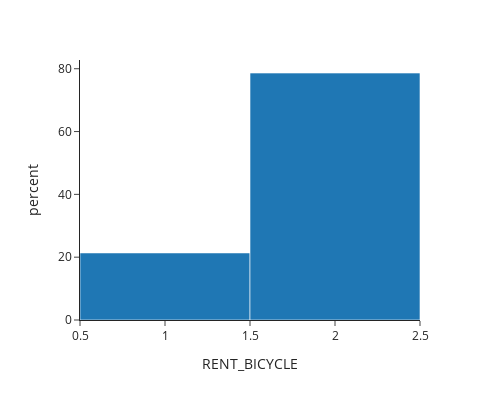

Notebook cell for this chart:
### Markdown cell above
If the egress distance is between 1 to 3 km, then 80.5% are willing to use the bicycle for egress only.

### Code cell
df2=df.loc[(df['EGRESS_DIS_BIN'] ==2)]
df2=df2.loc[(df2['RENT_BICYCLE']==1) | (df2['RENT_BICYCLE']==2)]
print(df2.shape)
px.histogram(data_frame=df2,x='RENT_BICYCLE',histnorm='percent',width=500, height=400, template="simple_white",category_orders={"RENT_BICYCLE":["Access only","Egress only"]})

### Figure 1 — Plotly figure (JSON) as saved in the notebook; plotly's stock layout.template omitted (floating-point values rounded to 4 significant figures)
{"data": [{"alignmentgroup": "True", "bingroup": "x", "histnorm": "percent", "hovertemplate": "RENT_BICYCLE=%{x}<br>percent=%{y}<extra></extra>", "legendgroup": "", "marker": {"color": "#1F77B4", "pattern": {"shape": ""}}, "name": "", "offsetgroup": "", "orientation": "v", "showlegend": false, "type": "histogram", "x": [2, 1, 2, 2, 2, 2, 2, 2, 2, 2, 2, 2, 1, 2, 1, 2, 2, 2, 1, 2, 2, 2, 2, 1, 2, 2, 2, 2, 2, 1, 2, 1, 2, 2, 2, 2, 2, 2, 1, 2, 2, 1, 2, 2, 1, 1, 2, 2, 2, 2, 2, 1, 1, 1, 2, 2, 1, 1, 1, 2, 2, 2, 2, 2, 1, 2, 2, 2, 2, 2, 2, 2, 2, 2, 2, 2, 2, 2, 2, 1, 2, 2, 2, 2, 2, 2, 1, 1, 2, 2, 2, 2, 2, 2, 2, 2, 2, 2, 2, 1, 2, 2, 2], "xaxis": "x", "yaxis": "y"}], "layout": {"barmode": "relative", "height": 400, "legend": {"tracegroupgap": 0}, "margin": {"t": 60}, "width": 500, "xaxis": {"anchor": "y", "categoryarray": ["Access only", "Egress only"], "categoryorder": "array", "domain": [0, 1], "title": {"text": "RENT_BICYCLE"}}, "yaxis": {"anchor": "x", "domain": [0, 1], "title": {"text": "percent"}}}}
